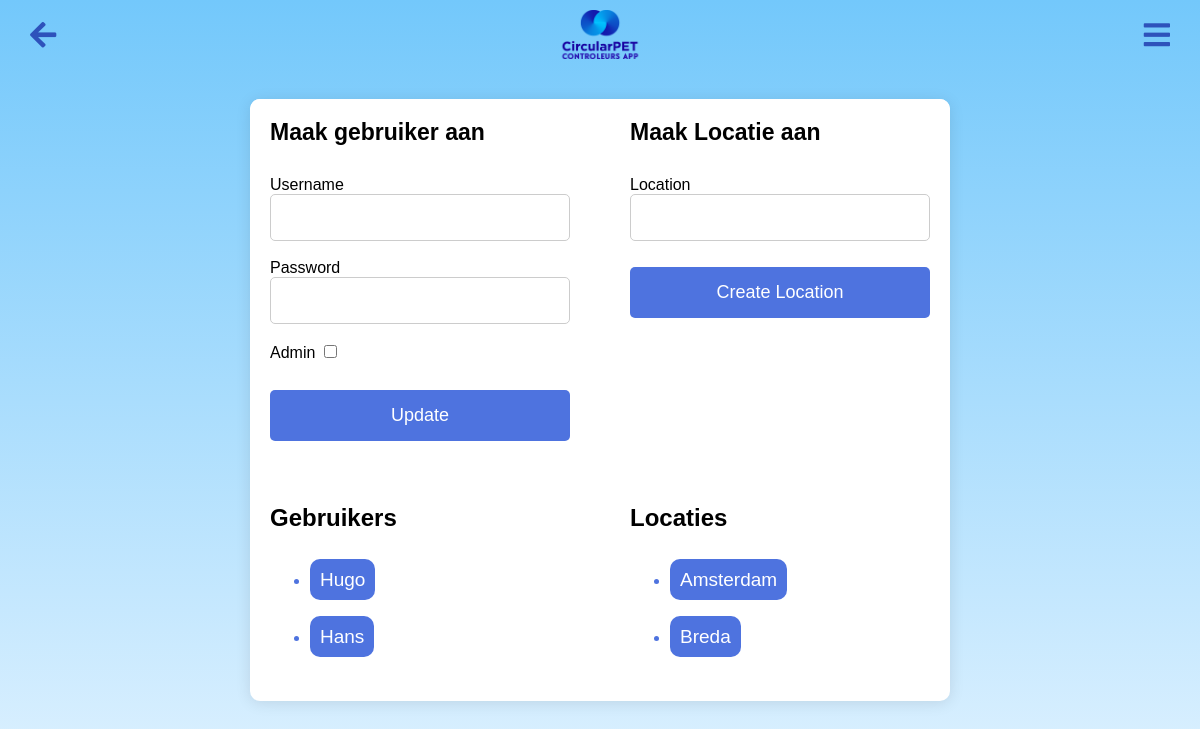
/admin, run on an earlier commit of the app's database.
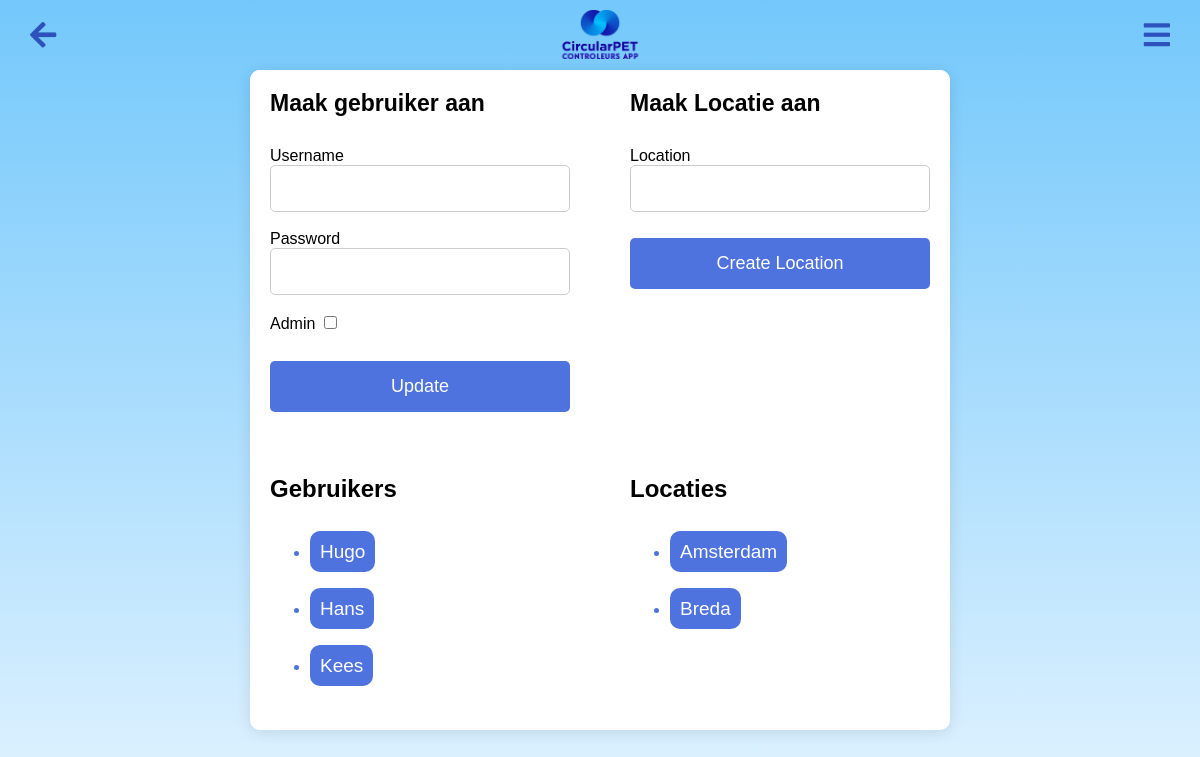
And on a later commit of the database.
### app.py (models this page shows, shortened)
class User(db.Model, UserMixin):  # Extend User model with UserMixin
    id = db.Column(db.Integer, primary_key=True)
    username = db.Column(db.String(80), unique=True, nullable=False)
    password = db.Column(db.String(120), nullable=False)
    is_admin = db.Column(db.Boolean, default=False, nullable=False)
    location_id = db.Column(db.Integer, db.ForeignKey('location.id'), nullable=True)
    location = db.relationship('Location', backref=db.backref('users', lazy=True))
    group = db.Column(db.String(120), nullable=True)
    badges = db.Column(db.Integer, default=0)

class Location(db.Model):
    __tablename__ = 'location'
    __table_args__ = {'extend_existing': True}
    id = db.Column(db.Integer, primary_key=True)
    name = db.Column(db.String(120), unique=True, nullable=False)
    zakken = db.Column(db.Integer, nullable=False, default=0)
    bekers = db.Column(db.Integer, nullable=False, default=0)
    url = db.Column(db.String(500), nullable=True)

### app.py (the view, shortened to what this page needs)
@app.route('/admin', methods=['GET', 'POST'])
def admin():
    form = UserForm()
    location_form = LocationForm()
    users = User.query.all()  # Fetch all users
    user = None  # Initialize user variable
    if location_form.validate_on_submit():
        location = Location(name=location_form.name.data)
        db.session.add(location)
        db.session.commit()
        flash('Location created successfully!', 'success')  # Provide feedback for location creation
    locations = Location.query.all()  # Fetch all locations
    return render_template('admin.html', form=form, location_form=location_form, users=users, locations=locations)

### app.py
class UserForm(FlaskForm):
    username = StringField('Username', validators=[DataRequired()])
    password = PasswordField('Password', validators=[DataRequired()])
    location = QuerySelectField('Location', query_factory=lambda: Location.query, allow_blank=True, get_label='name')
    is_admin = BooleanField('Admin')  # Add this line to include an admin checkbox
    submit = SubmitField('Update')

class LocationForm(FlaskForm):
    name = StringField('Location', validators=[DataRequired()])
    submit = SubmitField('Create Location')

### templates/admin.html (shortened to what this page needs)
<html lang="en">
<head>
    <link rel="stylesheet" href="{{ url_for('static', filename='main.css') }}">
    <link rel="stylesheet" href="https://cdnjs.cloudflare.com/ajax/libs/font-awesome/5.15.1/css/all.min.css">
</head>
<body>
    <img src="{{ url_for('static', filename='logo.png') }}" alt="CircularPET Logo" class="logo2">
    <a href="javascript:history.back()" class="back-button"><i class="fas fa-arrow-left"></i></a>
    <div class="gear-icon-container"> <i id="toggleSidebar" class="fa fa-bars"></i></div>
    <div class="cube-container">
        <div class="login-form">
            <form method="POST">
                <h2 class="cube-titel">Maak gebruiker aan</h2>
                {{ form.username.label }} {{ form.username() }} <br><br>
                {{ form.password.label }} {{ form.password() }} <br><br>
                {{ form.is_admin.label }} {{ form.is_admin() }} <br><br>
                {{ form.submit() }}
            </form>
            <div class="list-section ">
                <h2>Gebruikers</h2>
                <ul>
                    {% for user in users %}
                    <li>
                        <a href="{{ url_for('user_dashboard', user_id=user.id) }}?user_id=1&from_admin=true">{{
                            user.username }}</a>
                    </li>
                    {% endfor %}
                </ul>
            </div>
        </div>
        <div class="login-form">
            <form method="POST">
                <h2 class="cube-titel">Maak Locatie aan</h2>
                <p>
                    {{ location_form.name.label }}<br>
                    {{ location_form.name(size=20) }}
                </p>
                <p>{{ location_form.submit() }}</p>
            </form>
            <div class="list-section">
                <h2>Locaties</h2>
                <ul>
                    {% for location in locations %}
                    <li><a
                            href="{{ url_for('location', user_id=user.id if user else 0, location_id=location.id if location else 0) }}?user_id=1&from_admin=true">{{
                            location.name }}</a></li>
                    {% endfor %}
                </ul>
            </div>
        </div>
    </div>
</body>
</html>

### static/main.css (style rules this page uses)
body { font-family: 'Arial', sans-serif; background: linear-gradient(to bottom, #73c8fb 0%, #e0f2ff 100%); margin: 0; padding: 0; display: flex; height: 100vh; align-items: center; flex-wrap: wrap; justify-content: center; }
.login-form form { width: 300px; margin: 0 auto; height: 320px; margin-bottom: 20px; }
.back-button { position: fixed; top: 10px; left: 10px; background-color: transparent; color: #2E52BB; text-decoration: none; padding: 10px 20px; border-radius: 5px; font-size: 30px; z-index: 1000; }
.login-form input[type="text"], .login-form input[type="password"] { width: 100%; padding: 15px; border: 1px solid #ccc; border-radius: 5px; box-sizing: border-box; }
.login-form input[type="submit"] { width: 100%; padding: 15px; border: none; border-radius: 5px; background-color: #4e73df; color: white; font-size: 18px; cursor: pointer; transition: background-color 0.3s ease; }
.logo2 { position: absolute; top: 10px; width: 90px; position: fixed; z-index: 1000; }
.gear-icon-container { position: fixed; top: 20px; right: 20px; cursor: pointer; font-size: 24px; color: #2E52BB; font-size: 30px; padding: 10px 20px; margin-top: -10px; margin-right: -10px; z-index: 1000; }
.list-section { background-color: white; padding: 5px 20px 20px 20px; border-radius: 15px; width: 300px; }
.list-section li { color: #4E73DF; }
.list-section a, .links { font-size: 19px; line-height: 3; text-decoration: none; color: white; padding: 10px; background-color: #4E73DF; border-radius: 10px; min-width: 100px; text-align: center; transition: 0.2s ease-in-out; margin-bottom: 10px; }
::placeholder { color: #888; }
form { background: #fff; padding: 20px; border-radius: 10px; display: inline-block; }
form label, form select, form input[type="submit"] { font-size: 1em; }
form input[type="submit"] { padding: 0.5em 1em; border: none; border-radius: 5px; background-color: #4e73df; color: white; cursor: pointer; transition: background-color 0.3s ease; }
.cube-titel { margin: 0px 0px 30px 0px; font-size: 23px; }
.cube-container { display: flex; flex-wrap: wrap; gap: 20px; justify-content: center; position: relative; }
.cube-container { background-color: #fff; border-radius: 10px; box-shadow: 0 2px 15px rgba(0, 0, 0, 0.1); width: fit-content; margin: auto; }
input[type="submit"] { padding: 15px 20px; font-size: 18px; margin-top: 10px; width: 100%; }

What changed in the data, as far as the page shows it:
added User: username "Kees"
